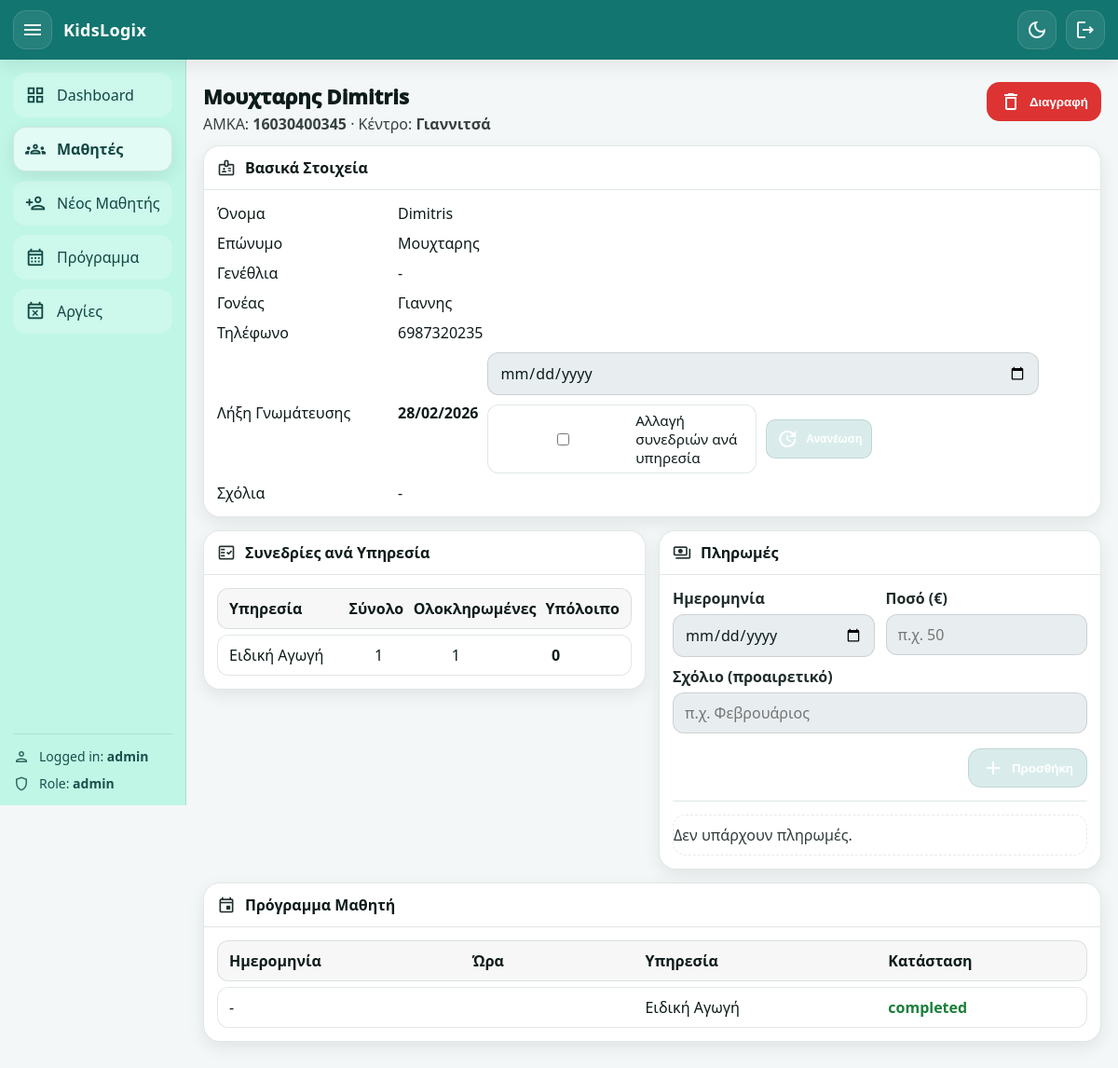
/students/16030400345 (signed in), run on an earlier commit of the app's database.
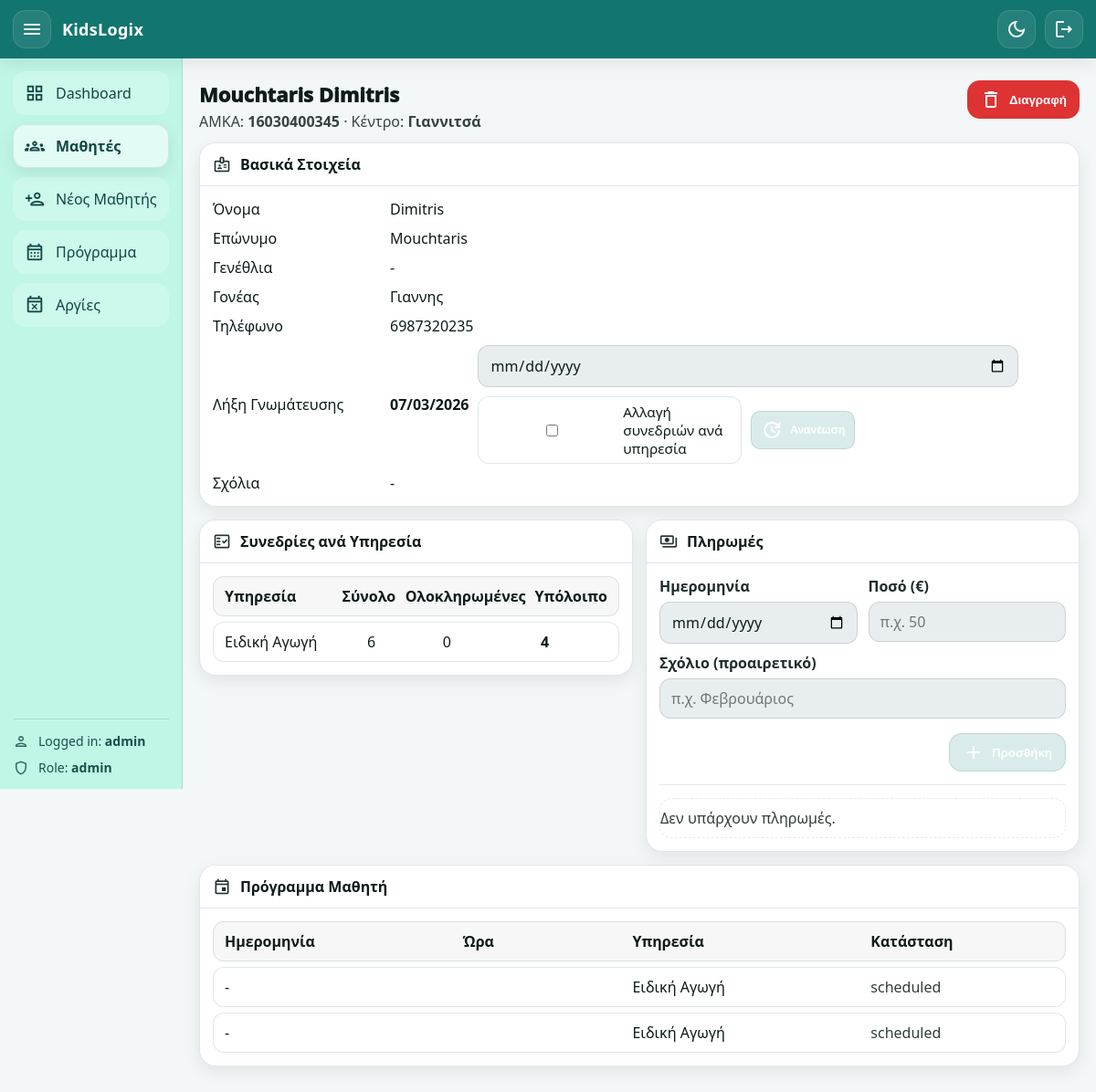
And on a later commit of the database.
### app/models.py (models this page shows, shortened)
class Student(Base):
    __tablename__ = "students"
    amka: Mapped[str] = mapped_column(String(20), primary_key=True)
    center: Mapped[str] = mapped_column(
        String(20),
        nullable=False,
        default="Giannitsa",  # Giannitsa / KryaVrisi
    )
    first_name: Mapped[str] = mapped_column(String(60), nullable=False)
    last_name: Mapped[str] = mapped_column(String(60), nullable=False)
    date_of_birth: Mapped[date | None] = mapped_column(Date, nullable=True)
    parent_name: Mapped[str | None] = mapped_column(String(120), nullable=True)
    parent_phone: Mapped[str | None] = mapped_column(String(30), nullable=True)
    assessment_expiry_date: Mapped[date | None] = mapped_column(Date, nullable=True)
    admin_comment: Mapped[str | None] = mapped_column(String(1000), nullable=True)
    created_at: Mapped[datetime] = mapped_column(
        DateTime, default=datetime.utcnow, nullable=False
    )
    services: Mapped[list["StudentService"]] = relationship(
        back_populates="student",
        cascade="all, delete-orphan",
    )
    appointments: Mapped[list["Appointment"]] = relationship(
        back_populates="student",
        cascade="all, delete-orphan",
    )
    payments: Mapped[list["Payment"]] = relationship(
        back_populates="student",
        cascade="all, delete-orphan",
    )

class Service(Base):
    __tablename__ = "services"
    id: Mapped[int] = mapped_column(Integer, primary_key=True, autoincrement=True)
    name: Mapped[str] = mapped_column(String(60), unique=True, nullable=False)
    student_links: Mapped[list["StudentService"]] = relationship(
        back_populates="service",
        cascade="all, delete-orphan",
    )
    appointments: Mapped[list["Appointment"]] = relationship(
        back_populates="service",
        cascade="all, delete-orphan",
    )

class Appointment(Base):
    __tablename__ = "appointments"
    id: Mapped[int] = mapped_column(Integer, primary_key=True, autoincrement=True)
    student_amka: Mapped[str] = mapped_column(
        ForeignKey("students.amka", ondelete="CASCADE"), nullable=False
    )
    service_id: Mapped[int] = mapped_column(
        ForeignKey("services.id", ondelete="CASCADE"), nullable=False
    )
    center: Mapped[str] = mapped_column(String(20), nullable=False)
    day: Mapped[date] = mapped_column(Date, nullable=False)
    start_time: Mapped[time] = mapped_column(Time, nullable=False)
    duration_min: Mapped[int | None] = mapped_column(Integer, nullable=True)
    status: Mapped[str] = mapped_column(
        String(20), nullable=False, default="scheduled"
    )
    created_at: Mapped[datetime] = mapped_column(
        DateTime, default=datetime.utcnow, nullable=False
    )
    student: Mapped["Student"] = relationship(back_populates="appointments")
    service: Mapped["Service"] = relationship(back_populates="appointments")

### app/routers/web.py (the view)
@router.get("/students/{amka}", response_class=HTMLResponse)
def student_page(
    amka: str,
    request: Request,
    db: Session = Depends(get_db),
    user: User = Depends(get_current_user),
):
    st = db.query(Student).filter(Student.amka == amka).first()
    if not st:
        return RedirectResponse("/students", status_code=303)
    links = (
        db.query(StudentService)
        .filter(StudentService.student_amka == amka)
        .all()
    )
    services_info = []
    for l in links:
        total = int(l.total_sessions or 0)
        used = (
            db.query(Appointment.id)
            .filter(Appointment.student_amka == amka)
            .filter(Appointment.service_id == l.service_id)
            .filter(Appointment.status.in_(["scheduled", "completed"]))
            .count()
        )
        completed = (
            db.query(Appointment.id)
            .filter(Appointment.student_amka == amka)
            .filter(Appointment.service_id == l.service_id)
            .filter(Appointment.status == "completed")
            .count()
        )
        remaining = max(total - int(used), 0)
        services_info.append(
            {
                "service": l.service,
                "total": total,
                "completed": int(completed),
                "remaining": int(remaining),
            }
        )
    appointments = (
        db.query(Appointment)
        .filter(Appointment.student_amka == amka)
        .order_by(Appointment.day.desc(), Appointment.start_time.desc())
        .all()
    )
    payments = (
        db.query(Payment)
        .filter(Payment.student_amka == amka)
        .order_by(Payment.payment_date.desc(), Payment.id.desc())
        .all()
    )
    return templates.TemplateResponse(
        "student_page.html",
        {
            "request": request,
            "user": user,
            "page": "students",
            "student": st,
            "services_info": services_info,
            "appointments": appointments,
            "payments": payments,
            "today": date.today(),
            "centers": CENTERS,
        },
    )

### app/templates/student_page.html (shortened to what this page needs)
{% extends "base.html" %}
{% block content %}
<div class="page-head">
  <div>
    <h1 class="page-title">{{ student.full_name }}</h1>
    <p class="page-subtitle">
      AMKA: <b>{{ student.amka }}</b> ·
      Κέντρο: <b>{{ centers.get(student.center, student.center) }}</b>
    </p>
  </div>
  <div class="page-actions">
    <form method="post" action="/students/{{ student.amka }}/delete"
          onsubmit="return confirm('Σίγουρα διαγραφή μαθητή; Θα διαγραφούν και οι συνεδρίες/πληρωμές του.');">
      <button class="btn btn-danger" type="submit" title="Διαγραφή μαθητή">
        <span class="material-icons-outlined">delete</span>
        Διαγραφή
      </button>
    </form>
  </div>
</div>
<div class="card">
  <div class="card-head">
    <div class="card-title">
      <span class="material-icons-outlined">badge</span>
      <h2>Βασικά Στοιχεία</h2>
    </div>
  </div>
  <div class="card-body">
    <div class="kv">
      <div>Όνομα</div><div>{{ student.first_name }}</div>
      <div>Επώνυμο</div><div>{{ student.last_name }}</div>
      <div>Γενέθλια</div><div>{{ fmt_date_gr(student.date_of_birth) }}</div>
      <div>Γονέας</div><div>{{ student.parent_name or '-' }}</div>
      <div>Τηλέφωνο</div><div>{{ student.parent_phone or '-' }}</div>
      <div>Λήξη Γνωμάτευσης</div>
      <div>
        <div class="renew-row">
          <b>{{ fmt_date_gr(student.assessment_expiry_date) }}</b>
          <form method="post" action="/students/{{ student.amka }}/assessment/renew" class="renew-form">
            <input type="date" name="assessment_expiry_date" required>
            <label class="checkbox">
              <input type="checkbox" id="change_sessions_chk" name="change_sessions" value="1" onchange="toggleRenewSessions()">
              Αλλαγή συνεδριών ανά υπηρεσία
            </label>
            <button class="btn btn-xs btn-primary" type="submit" onclick="return confirmRenew();">
              <span class="material-icons-outlined">update</span>
              Ανανέωση
            </button>
          </form>
        </div>
      </div>
      <div>Σχόλια</div><div>{{ student.notes or '-' }}</div>
    </div>
  </div>
</div>
<div class="grid-2-cards">
  <div class="card">
    <div class="card-head">
      <div class="card-title">
        <span class="material-icons-outlined">fact_check</span>
        <h2>Συνεδρίες ανά Υπηρεσία</h2>
      </div>
    </div>
    <div class="card-body">
      {% if services_info and services_info|length > 0 %}
        <div class="table">
          <div class="tr th">
            <div>Υπηρεσία</div>
            <div>Σύνολο</div>
            <div>Ολοκληρωμένες</div>
            <div>Υπόλοιπο</div>
          </div>
          {% for x in services_info %}
            <div class="tr">
              <div>{{ x.service.name }}</div>
              <div>{{ x.total }}</div>
              <div>{{ x.completed }}</div>
              <div><b>{{ x.remaining }}</b></div>
            </div>
          {% endfor %}
        </div>
      {% else %}
        <div class="empty-state">Δεν υπάρχουν υπηρεσίες για τον μαθητή.</div>
      {% endif %}
    </div>
  </div>
  <div class="card payments-card">
    <div class="card-head">
      <div class="card-title">
        <span class="material-icons-outlined">payments</span>
        <h2>Πληρωμές</h2>
      </div>
    </div>
    <div class="card-body">
      <form class="form-grid compact" method="post" action="/students/{{ student.amka }}/payments/new">
        <div class="grid-2">
          <label class="field">
            <span>Ημερομηνία</span>
            <input type="date" name="payment_date" required>
          </label>
          <label class="field">
            <span>Ποσό (€)</span>
            <input type="text" name="amount" placeholder="π.χ. 50" required>
          </label>
        </div>
        <label class="field">
          <span>Σχόλιο (προαιρετικό)</span>
          <input type="text" name="comment" placeholder="π.χ. Φεβρουάριος">
        </label>
        <div class="form-actions">
          <button class="btn btn-primary" type="submit">
            <span class="material-icons-outlined">add</span>
            Προσθήκη
          </button>
        </div>
      </form>
      <div class="divider"></div>
      {% if payments and payments|length > 0 %}
        <div class="payments-scroll">
          <div class="table">
            <div class="tr th payments-th">
              <div>Ημ/νία</div>
              <div>Ποσό</div>
              <div>Σχόλιο</div>
              <div>Ενέργειες</div>
            </div>
            {% for p in payments %}
              <div class="tr payments-row">
                <div>{{ fmt_date_gr(p.payment_date) }}</div>
                <div>{{ "%.2f"|format(p.amount_cents / 100) }}€</div>
                <div class="ellipsis">{{ p.comment or '-' }}</div>
                <div class="row-actions">
                  <button
                    class="icon-pill"
                    type="button"
                    onclick="openPaymentModal(this)"
                    data-payment-id="{{ p.id }}"
                    data-payment-date="{{ p.payment_date.isoformat() }}"
                    data-payment-amount="{{ "%.2f"|format(p.amount_cents/100) }}"
                    data-payment-comment="{{ p.comment or '' }}"
                    title="Επεξεργασία πληρωμής"
                    aria-label="Επεξεργασία πληρωμής"
                  >
                    <span class="material-icons-outlined">edit</span>
                  </button>
                </div>
              </div>
            {% endfor %}
          </div>
        </div>
      {% else %}
        <div class="empty-state">Δεν υπάρχουν πληρωμές.</div>
      {% endif %}
    </div>
  </div>
</div>
<div class="card">
  <div class="card-head">
    <div class="card-title">
      <span class="material-icons-outlined">event</span>
      <h2>Πρόγραμμα Μαθητή</h2>
    </div>
  </div>
  <div class="card-body">
    {% if appointments and appointments|length > 0 %}
      <div class="table">
        <div class="tr th" style="grid-template-columns: 1fr .7fr 1fr .8fr;">
          <div>Ημερομηνία</div>
          <div>Ώρα</div>
          <div>Υπηρεσία</div>
          <div>Κατάσταση</div>
        </div>
        {% for a in appointments %}
          <div class="tr" style="grid-template-columns: 1fr .7fr 1fr .8fr;">
            <div>{{ fmt_date_gr(a.date) }}</div>
            <div>{{ a.time }}</div>
            <div>{{ a.service.name if a.service else '-' }}</div>
            <div class="status {{ a.status }}">{{ a.status }}</div>
          </div>
        {% endfor %}
      </div>
    {% else %}
      <div class="empty-state">Δεν υπάρχουν προγραμματισμένες συνεδρίες.</div>
    {% endif %}
  </div>
</div>
{% endblock %}

### app/templates/base.html (shortened to what this page needs)
<!doctype html>
<html lang="el" data-theme="light">
<head>
  <link rel="stylesheet" href="/static/style.css?v=8" />
</head>
<body class="{% if request.url.path == '/login' %}auth-page{% endif %}">
  <div class="app-shell">
    <header class="topbar">
      <div class="topbar-left">
        {% if request.url.path != '/login' %}
          <button class="icon-btn topbar-btn" id="sidebarToggle" type="button" aria-label="Toggle sidebar">
            <span class="material-icons-outlined">menu</span>
          </button>
        {% endif %}
        <div class="brand">
          <span class="brand-title">KidsLogix</span>
        </div>
      </div>
      <div class="topbar-right">
        <button class="icon-btn topbar-btn" id="themeToggle" type="button" aria-label="Toggle dark mode" title="Dark mode">
          <span class="material-icons-outlined" id="themeIcon">dark_mode</span>
        </button>
        {% if request.url.path != '/login' %}
          <a class="icon-btn topbar-btn" href="/auth/logout" aria-label="Logout" title="Logout">
            <span class="material-icons-outlined">logout</span>
          </a>
        {% endif %}
      </div>
    </header>
    <div class="layout {% if request.url.path == '/login' %}layout-auth{% endif %}">
      {% if request.url.path != '/login' %}
        <aside class="sidebar" id="sidebar">
          <nav class="nav">
            {% set path = request.url.path %}
            <a class="nav-item {% if path == '/' %}active{% endif %}" href="/">
              <span class="material-icons-outlined nav-ic">grid_view</span>
              <span class="nav-txt">Dashboard</span>
            </a>
            <a class="nav-item {% if path.startswith('/students') and path != '/students/new' %}active{% endif %}" href="/students">
              <span class="material-icons-outlined nav-ic">groups</span>
              <span class="nav-txt">Μαθητές</span>
            </a>
            <a class="nav-item {% if path == '/students/new' %}active{% endif %}" href="/students/new">
              <span class="material-icons-outlined nav-ic">person_add</span>
              <span class="nav-txt">Νέος Μαθητής</span>
            </a>
            <a class="nav-item {% if path.startswith('/schedule') %}active{% endif %}" href="/schedule">
              <span class="material-icons-outlined nav-ic">calendar_month</span>
              <span class="nav-txt">Πρόγραμμα</span>
            </a>
            <a class="nav-item {% if path.startswith('/holidays') %}active{% endif %}" href="/holidays">
              <span class="material-icons-outlined nav-ic">event_busy</span>
              <span class="nav-txt">Αργίες</span>
            </a>
          </nav>
          <div class="sidebar-footer">
            <div class="meta-row">
              <span class="material-icons-outlined">person</span>
              <span>Logged in: <b>{{ user.username if user else '-' }}</b></span>
            </div>
            <div class="meta-row">
              <span class="material-icons-outlined">shield</span>
              <span>Role: <b>{{ user.role if user else '-' }}</b></span>
            </div>
          </div>
        </aside>
      {% endif %}
      <main class="content {% if request.url.path == '/login' %}content-auth{% endif %}">
        {% block content %}{% endblock %}
      </main>
    </div>
  </div>
</body>
</html>

What changed in the data, as far as the page shows it:
changed Student "Γιαννιτσά": full_name "Μουχταρης Dimitris" → "Mouchtaris Dimitris"; last_name "Μουχταρης" → "Mouchtaris"; assessment_expiry_date "28/02/2026" → "07/03/2026"
changed Appointment (number 1 of 2 on the later page): status "completed" → "scheduled"
added Appointment: fmt_date_gr "-", service "Ειδική Αγωγή", status "scheduled"
Also different on the page:
new list line: "Ειδική Αγωγή"
new list line: "6 0 4"
list line gone: "Ειδική Αγωγή"
list line gone: "1 1 0"
